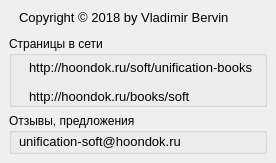
<?xml version="1.0" encoding="UTF-8"?>
<ui version="4.0">
 <class>Info</class>
 <widget class="QDialog" name="Info">
  <property name="geometry">
   <rect>
    <x>0</x>
    <y>0</y>
    <width>276</width>
    <height>163</height>
   </rect>
  </property>
  <property name="minimumSize">
   <size>
    <width>276</width>
    <height>163</height>
   </size>
  </property>
  <property name="maximumSize">
   <size>
    <width>276</width>
    <height>163</height>
   </size>
  </property>
  <property name="windowTitle">
   <string>Dialog</string>
  </property>
  <widget class="QGroupBox" name="groupBox">
   <property name="geometry">
    <rect>
     <x>9</x>
     <y>36</y>
     <width>258</width>
     <height>71</height>
    </rect>
   </property>
   <property name="maximumSize">
    <size>
     <width>16777215</width>
     <height>71</height>
    </size>
   </property>
   <property name="title">
    <string>Страницы в сети</string>
   </property>
   <widget class="QWidget" name="layoutWidget">
    <property name="geometry">
     <rect>
      <x>20</x>
      <y>20</y>
      <width>230</width>
      <height>51</height>
     </rect>
    </property>
    <layout class="QVBoxLayout" name="verticalLayout">
     <item>
      <widget class="QLabel" name="label_2">
       <property name="font">
        <font>
         <pointsize>10</pointsize>
        </font>
       </property>
       <property name="text">
        <string>http://hoondok.ru/soft/unification-books</string>
       </property>
      </widget>
     </item>
     <item>
      <widget class="QLabel" name="label_3">
       <property name="font">
        <font>
         <pointsize>10</pointsize>
        </font>
       </property>
       <property name="text">
        <string>http://hoondok.ru/books/soft</string>
       </property>
      </widget>
     </item>
    </layout>
   </widget>
  </widget>
  <widget class="QGroupBox" name="groupBox_2">
   <property name="geometry">
    <rect>
     <x>9</x>
     <y>113</y>
     <width>258</width>
     <height>41</height>
    </rect>
   </property>
   <property name="maximumSize">
    <size>
     <width>16777215</width>
     <height>41</height>
    </size>
   </property>
   <property name="title">
    <string>Отзывы, предложения</string>
   </property>
   <widget class="QLabel" name="label_4">
    <property name="geometry">
     <rect>
      <x>10</x>
      <y>20</y>
      <width>171</width>
      <height>16</height>
     </rect>
    </property>
    <property name="font">
     <font>
      <pointsize>10</pointsize>
     </font>
    </property>
    <property name="text">
     <string>unification-soft@hoondok.ru</string>
    </property>
   </widget>
  </widget>
  <widget class="QWidget" name="widget" native="true">
   <property name="geometry">
    <rect>
     <x>9</x>
     <y>9</y>
     <width>258</width>
     <height>21</height>
    </rect>
   </property>
   <property name="minimumSize">
    <size>
     <width>258</width>
     <height>21</height>
    </size>
   </property>
   <property name="maximumSize">
    <size>
     <width>16777215</width>
     <height>21</height>
    </size>
   </property>
   <widget class="QLabel" name="label">
    <property name="geometry">
     <rect>
      <x>10</x>
      <y>0</y>
      <width>209</width>
      <height>16</height>
     </rect>
    </property>
    <property name="font">
     <font>
      <pointsize>10</pointsize>
     </font>
    </property>
    <property name="text">
     <string>Copyright © 2018 by Vladimir Bervin</string>
    </property>
   </widget>
  </widget>
 </widget>
 <resources/>
 <connections/>
</ui>
